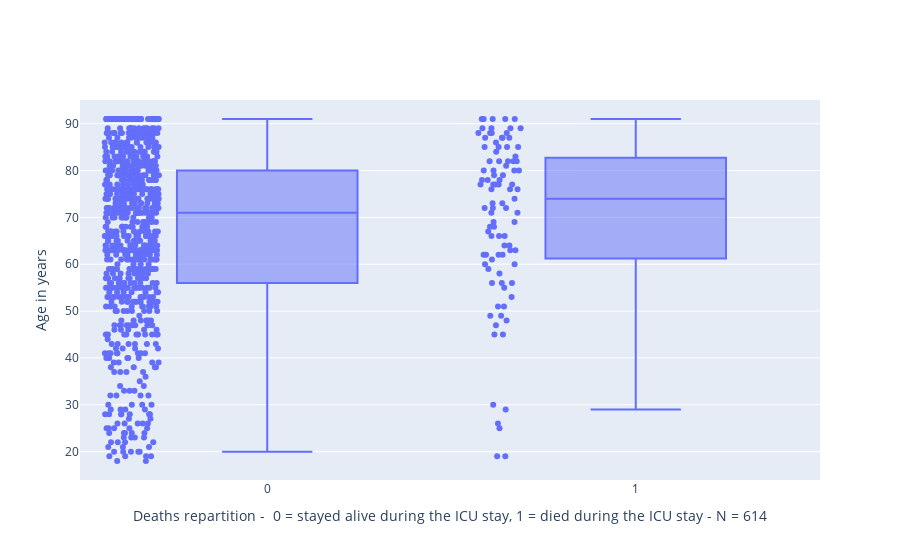

The notebook cell this image was saved under:
### Markdown cell above
## Multivariate analysis

### Code cell
fig = go.Figure()
fig.add_trace(go.Box( y = demographic['age'], x= demographic['death'], boxpoints='all'))
fig.update_layout(xaxis_title='Deaths repartition -  0 = stayed alive during the ICU stay, 1 = died during the ICU stay - N = 614', yaxis_title = "Age in years")

### Figure 1 — Plotly figure (JSON) as saved in the notebook; plotly's stock layout.template omitted (floating-point values rounded to 4 significant figures; data arrays with more than 128 entries replaced by an {"elided": "..."} marker saying what was removed)
{"data": [{"boxpoints": "all", "type": "box", "x": {"elided": "929 int values"}, "y": {"elided": "929 int values"}}], "layout": {"xaxis": {"title": {"text": "Deaths repartition -  0 = stayed alive during the ICU stay, 1 = died during the ICU stay - N = 614"}}, "yaxis": {"title": {"text": "Age in years"}}}}
